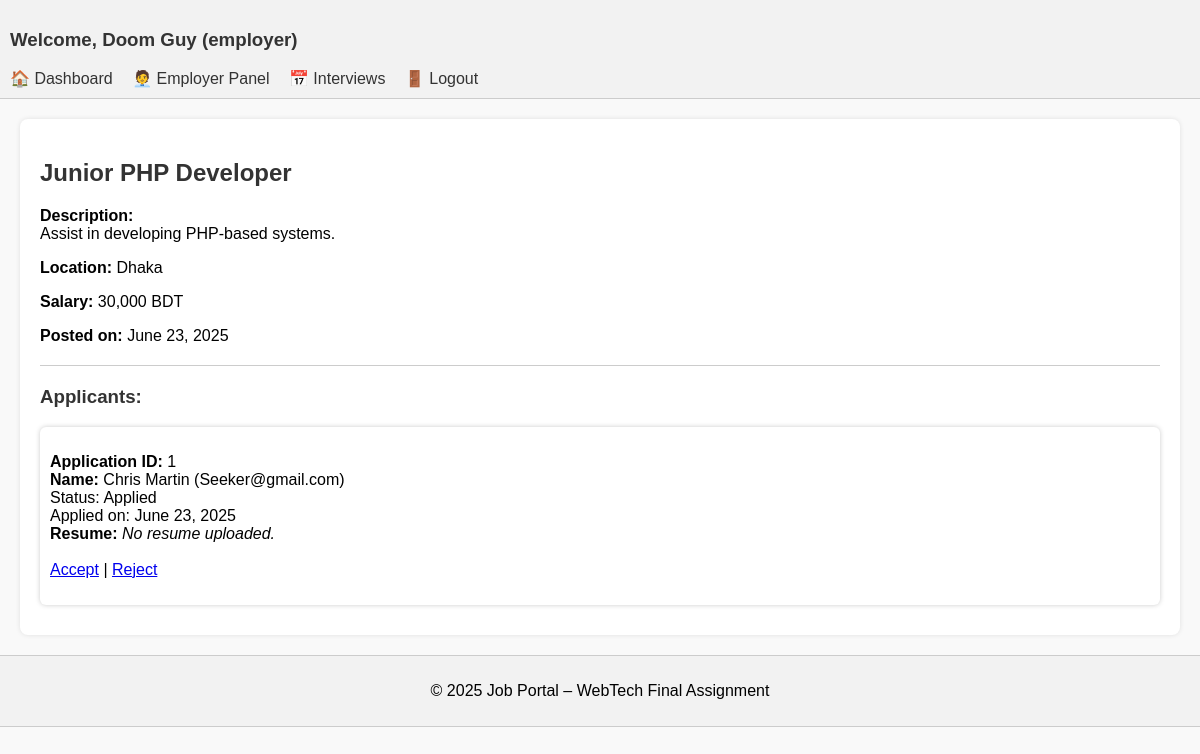
The page /dashboard/job_applicants.php?job_id=1 (signed in) on the database its author committed.
### tables this page shows
CREATE TABLE `jobs` (
  `id` int(11) NOT NULL,
  `employer_id` int(11) NOT NULL,
  `title` varchar(150) NOT NULL,
  `description` text NOT NULL,
  `location` varchar(100) DEFAULT NULL,
  `salary` varchar(100) DEFAULT NULL,
  `created_at` timestamp NOT NULL DEFAULT current_timestamp()
);

CREATE TABLE `applications` (
  `id` int(11) NOT NULL,
  `job_id` int(11) NOT NULL,
  `seeker_id` int(11) NOT NULL,
  `status` enum('applied','accepted','rejected') DEFAULT 'applied',
  `applied_at` timestamp NOT NULL DEFAULT current_timestamp()
);

CREATE TABLE `users` (
  `id` int(11) NOT NULL,
  `name` varchar(100) NOT NULL,
  `email` varchar(100) NOT NULL,
  `password` varchar(255) NOT NULL,
  `user_type` enum('seeker','employer') NOT NULL,
  `created_at` timestamp NOT NULL DEFAULT current_timestamp()
);

### dashboard/job_applicants.php (the view, shortened to what this page needs)
<?php
include 'header.php';
require_once '../config/db.php';
$job_id = (int) $_GET['job_id'];
$stmt = $conn->prepare("SELECT title, description, location, salary, created_at FROM jobs WHERE id = ? AND employer_id = ?");
$stmt->bind_param("ii", $job_id, $_SESSION['user_id']);
$stmt->execute();
$job_result = $stmt->get_result();
if ($job = $job_result->fetch_assoc()) {
    echo "<h2>" . htmlspecialchars($job['title']) . "</h2>";
    echo "<p><strong>Description:</strong><br>" . nl2br(htmlspecialchars($job['description'])) . "</p>";
    echo "<p><strong>Location:</strong> " . htmlspecialchars($job['location']) . "</p>";
    echo "<p><strong>Salary:</strong> " . htmlspecialchars($job['salary']) . "</p>";
    echo "<p><strong>Posted on:</strong> " . date("F j, Y", strtotime($job['created_at'])) . "</p><hr>";
    $app_stmt = $conn->prepare("
        SELECT
            a.id AS app_id,
            u.name,
            u.email,
            a.status,
            a.applied_at,
            (
                SELECT r.filepath
                FROM resumes r
                WHERE r.user_id = u.id
                ORDER BY r.created_at DESC
                LIMIT 1
            ) AS resume_path
        FROM applications a
        JOIN users u ON a.seeker_id = u.id
        WHERE a.job_id = ?
    ");
    $app_stmt->bind_param("i", $job_id);
    $app_stmt->execute();
    $applicants = $app_stmt->get_result();
    echo "<h3>Applicants:</h3>";
    if ($applicants->num_rows === 0) {
        echo "<p>No applicants for this job.</p>";
    } else {
        while ($row = $applicants->fetch_assoc()) {
            echo "<div style='background:#fff; padding:10px; margin-bottom:10px; border-radius:6px; box-shadow:0 0 5px #ccc;'>";
            echo "<p><strong>Application ID:</strong> " . $row['app_id'] . "<br>";
            echo "<strong>Name:</strong> " . htmlspecialchars($row['name']) . " (" . htmlspecialchars($row['email']) . ")<br>";
            echo "Status: " . ucfirst(htmlspecialchars($row['status'])) . "<br>";
            echo "Applied on: " . date("F j, Y", strtotime($row['applied_at'])) . "<br>";
            $safe_path = htmlspecialchars($row['resume_path']);
            if (!empty($row['resume_path']) && file_exists('../' . $safe_path)) {
                echo '<strong>Resume:</strong> <a href="../' . $safe_path . '" target="_blank">View Resume</a><br>';
            } else {
                echo "<strong>Resume:</strong> <em>No resume uploaded.</em><br>";
            }
            echo "<br>";
            echo "<a href='?job_id=$job_id&app_id=" . $row['app_id'] . "&status=accepted'>Accept</a> | ";
            echo "<a href='?job_id=$job_id&app_id=" . $row['app_id'] . "&status=rejected'>Reject</a>";
            echo "</p></div>";
        }
    }
} else {
    echo "<p>Job not found or access denied.</p>";
}
include 'footer.php';
?>

### css/style.css (style rules this page uses)
body { font-family: Arial, sans-serif; margin: 0; padding: 0; background: #f9f9f9; }
h2, h3 { color: #333; }
hr { border: 0; border-top: 1px solid #ccc; margin: 20px 0; }

### rows shown on the page
jobs: title "Junior PHP Developer", description "Assist in developing PHP-based systems.", location "Dhaka", salary "30,000 BDT", created_at "June 23, 2025"
applications: id "1", seeker.name "Chris Martin", seeker.email "Seeker@gmail.com", status "Applied", applied_at "June 23, 2025"

### other values the page prints
$_SESSION['user_name'] "Doom Guy"
$_SESSION['user_type'] "employer"
